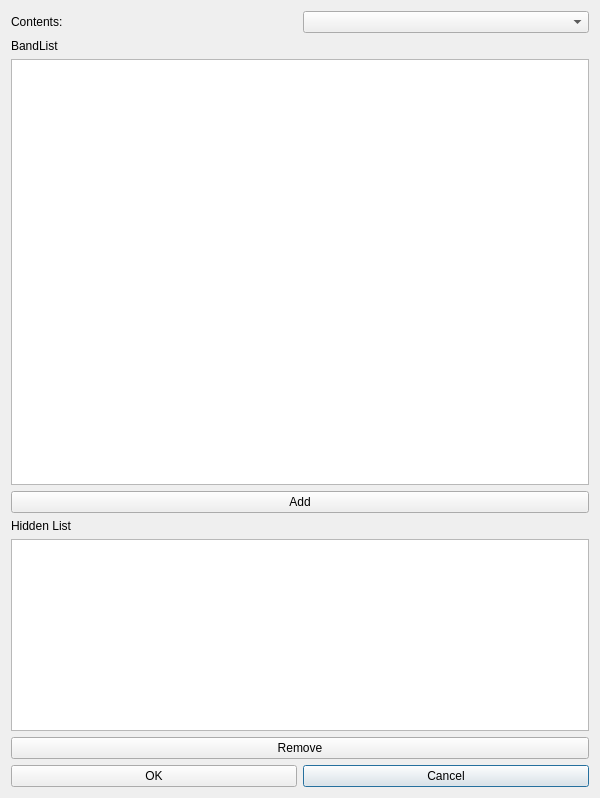
<?xml version="1.0" encoding="UTF-8"?>
<ui version="4.0">
 <class>ListToHiddenBandDlg</class>
 <widget class="QDialog" name="ListToHiddenBandDlg">
  <property name="geometry">
   <rect>
    <x>0</x>
    <y>0</y>
    <width>600</width>
    <height>798</height>
   </rect>
  </property>
  <property name="windowTitle">
   <string>Dialog</string>
  </property>
  <layout class="QGridLayout" name="gridLayout">
   <item row="1" column="0">
    <widget class="QLabel" name="label_3">
     <property name="text">
      <string>BandList</string>
     </property>
    </widget>
   </item>
   <item row="9" column="1">
    <widget class="QPushButton" name="btnCancel">
     <property name="text">
      <string>Cancel</string>
     </property>
    </widget>
   </item>
   <item row="0" column="1">
    <widget class="QComboBox" name="comboContents"/>
   </item>
   <item row="2" column="0" colspan="2">
    <widget class="QListWidget" name="listBandList">
     <property name="editTriggers">
      <set>QAbstractItemView::NoEditTriggers</set>
     </property>
    </widget>
   </item>
   <item row="4" column="0">
    <widget class="QLabel" name="label_2">
     <property name="text">
      <string>Hidden List</string>
     </property>
    </widget>
   </item>
   <item row="7" column="0" colspan="2">
    <widget class="QListWidget" name="listHiddenList">
     <property name="enabled">
      <bool>true</bool>
     </property>
     <property name="sizePolicy">
      <sizepolicy hsizetype="Expanding" vsizetype="Fixed">
       <horstretch>0</horstretch>
       <verstretch>0</verstretch>
      </sizepolicy>
     </property>
     <property name="editTriggers">
      <set>QAbstractItemView::NoEditTriggers</set>
     </property>
     <property name="selectionMode">
      <enum>QAbstractItemView::SingleSelection</enum>
     </property>
    </widget>
   </item>
   <item row="9" column="0">
    <widget class="QPushButton" name="btnOK">
     <property name="text">
      <string>OK</string>
     </property>
    </widget>
   </item>
   <item row="0" column="0">
    <widget class="QLabel" name="label">
     <property name="text">
      <string>Contents:</string>
     </property>
    </widget>
   </item>
   <item row="8" column="0" colspan="2">
    <widget class="QPushButton" name="btnRemove">
     <property name="text">
      <string>Remove</string>
     </property>
    </widget>
   </item>
   <item row="3" column="0" colspan="2">
    <widget class="QPushButton" name="btnAdd">
     <property name="text">
      <string>Add</string>
     </property>
    </widget>
   </item>
  </layout>
 </widget>
 <resources/>
 <connections/>
</ui>
